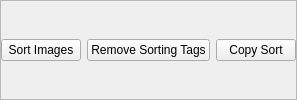
                    <widget class="QFrame" name="frame_97">
                     <property name="frameShape">
                      <enum>QFrame::StyledPanel</enum>
                     </property>
                     <property name="frameShadow">
                      <enum>QFrame::Raised</enum>
                     </property>
                     <layout class="QHBoxLayout" name="horizontalLayout_16">
                      <property name="leftMargin">
                       <number>0</number>
                      </property>
                      <property name="topMargin">
                       <number>0</number>
                      </property>
                      <property name="rightMargin">
                       <number>0</number>
                      </property>
                      <property name="bottomMargin">
                       <number>0</number>
                      </property>
                      <item>
                       <widget class="QPushButton" name="sort_images">
                        <property name="text">
                         <string>Sort Images</string>
                        </property>
                        <property name="checkable">
                         <bool>true</bool>
                        </property>
                       </widget>
                      </item>
                      <item>
                       <widget class="QPushButton" name="remove_sorting_tags">
                        <property name="text">
                         <string>Remove Sorting Tags</string>
                        </property>
                        <property name="checkable">
                         <bool>true</bool>
                        </property>
                       </widget>
                      </item>
                      <item>
                       <widget class="QPushButton" name="copy_image_sort">
                        <property name="text">
                         <string>Copy Sort</string>
                        </property>
                        <property name="checkable">
                         <bool>true</bool>
                        </property>
                       </widget>
                      </item>
                     </layout>
                    </widget>
